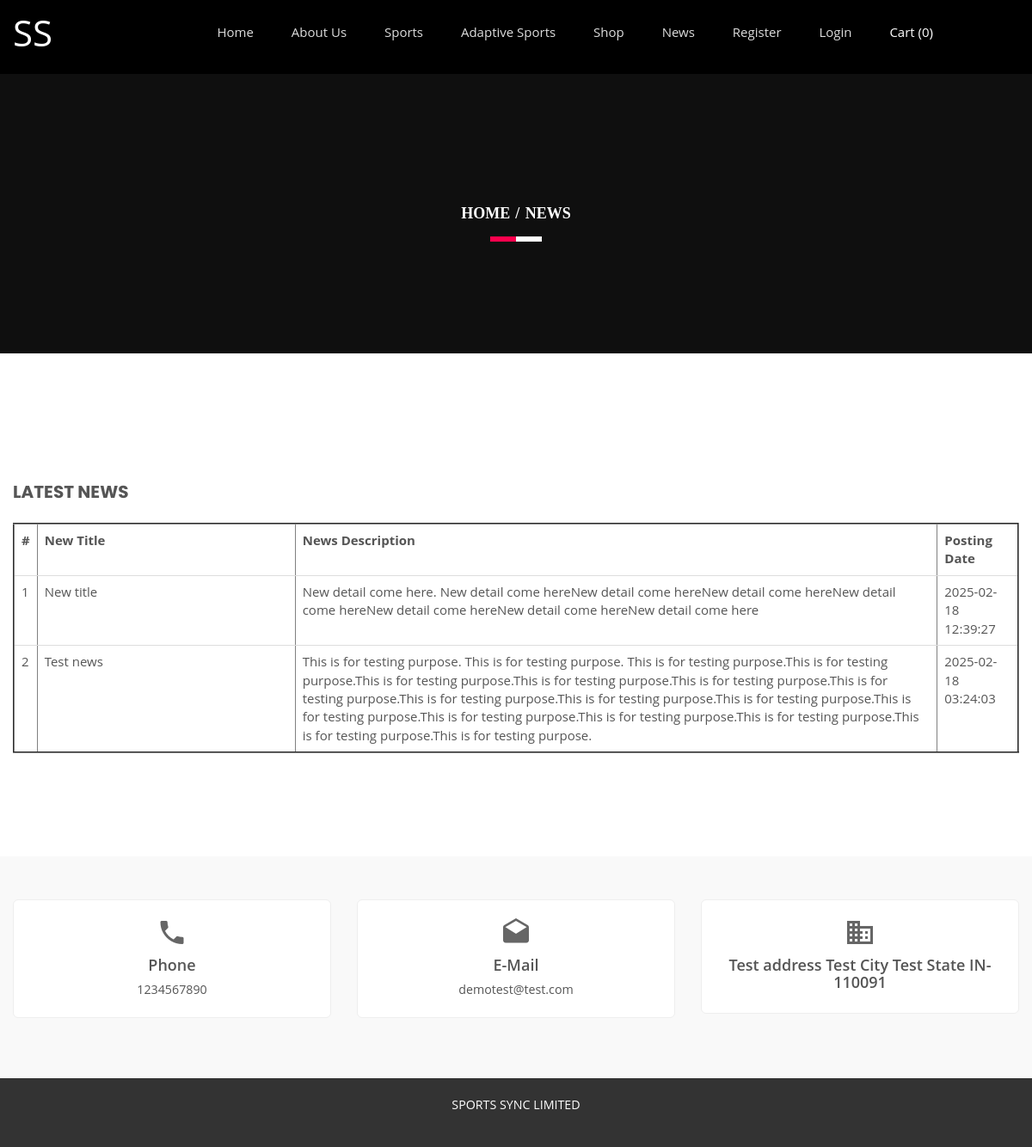
Screenshot of /SportsClubCode/news.php with the database file from the repository.
### tables this page shows
CREATE TABLE `tblgenralsettings` (
  `id` int(11) NOT NULL,
  `SiteName` varchar(200) DEFAULT NULL,
  `PhoneNumber` bigint(12) DEFAULT NULL,
  `EmailId` varchar(255) DEFAULT NULL,
  `address` mediumtext DEFAULT NULL,
  `footercontent` mediumtext DEFAULT NULL,
  `LastUpdationDate` timestamp NULL DEFAULT NULL ON UPDATE current_timestamp()
);

CREATE TABLE `tblnews` (
  `id` int(11) NOT NULL,
  `NewsTitle` varchar(255) DEFAULT NULL,
  `NewsDetails` mediumtext DEFAULT NULL,
  `PostingDate` timestamp NULL DEFAULT current_timestamp(),
  `LastUpdationDate` timestamp NULL DEFAULT NULL ON UPDATE current_timestamp()
);

### SportsClubCode/news.php (the view, shortened to what this page needs)
<?php
include('includes/config.php');
?>
<!doctype html>
<html class="no-js" lang="en">
    <head>
        <link rel="stylesheet" href="css/bootstrap.min.css">
        <link rel="stylesheet" href="css/animate.css">
        <link rel="stylesheet" href="css/meanmenu.min.css">
        <link rel="stylesheet" href="css/owl.carousel.css">
        <link rel="stylesheet" href="css/icofont.css">
        <link rel="stylesheet" href="css/nivo-slider.css">
        <link rel="stylesheet" href="css/animate-text.css">
        <link rel="stylesheet" href="css/material-design-iconic-font.min.css">
		<link rel="stylesheet" href="style.css">
        <link rel="stylesheet" href="css/responsive.css">
		<link href="css/color/skin-default.css" rel="stylesheet">
    </head>
    <body>
         <div class="wrapper single-blog">
           <div id="home" class="header-slider-area">
                   <?php include_once('includes/header.php');?>
            </div>
            <div class="breadcumb-area bg-overlay"
            style="background: #333;
            background-image: none;">
                <div class="container">
                    <ol class="breadcrumb">
                        <li><a href="index.html">Home</a></li>
                        <li class="active">News</li>
                    </ol>
                </div>
            </div>
            <div class="single-blog-area ptb100 fix">
               <div class="container">
                   <div class="row">
                       <div class="col-md-12 col-sm-7">
                           <div class="single-blog-body">
                                <div class="Leave-your-thought mt50">
                                    <h3 class="aside-title uppercase">Latest News</h3>
                                    <div class="row">
                                        <form name="signin" method="post">
                                            <div class="col-md-12 col-sm-6 col-xs-12 lyt-left">
<table border="2" class="table">
 <?php   $sql = "SELECT NewsTitle,NewsDetails,PostingDate from tblnews order by id desc ";
$query = $dbh -> prepare($sql);
$query->execute();
$results=$query->fetchAll(PDO::FETCH_OBJ);
$cnt=1;
if($query->rowCount() > 0)
{ ?>
<tr>
<th>#</th>
<th>New Title</th>
<th>News Description</th>
<th>Posting Date</th>
</tr>
<?php
foreach($results as $row)
{ ?>
<tr>
<td><?php echo htmlentities($cnt);?></td>
<td width="300"><?php echo htmlentities($row->NewsTitle);?></td>
<td><?php echo htmlentities($row->NewsDetails);?></td>
<td><?php echo htmlentities($row->PostingDate);?></td>
</tr>
<?php $cnt++;
}} else {?>
    <tr>
        <th colspan="5" style="color:red; text-align:center;">No Record found</th>
    </tr>
<?php } ?>
</table>
                                            </div>
</div>
                                    </div>
                                </div>
                           </div>
                       </div>
               </div>
           </div>
         </div>
                 <?php include_once('includes/footer.php');?>
         </div>
    </body>
</html>

### SportsClubCode/includes/header.php (shortened to what this page needs)
<?php
$cartCount = 0;
$ret = "SELECT SiteName FROM tblgenralsettings";
$querys = $dbh->prepare($ret);
$querys->execute();
$resultss = $querys->fetchAll(PDO::FETCH_OBJ);
?>
<?php if ($querys->rowCount() > 0) {
    foreach ($resultss as $rows) { ?>
<div id="home" class="header-slider-area">
    <div class="header-area header-2">
        <div id="sticker" class="logo-menu-area header-area-2">
            <div class="container hidden-xs">
                <div class="row">
                    <div class="col-md-2 col-sm-3">
                        <div class="logo">
                            <a href="index.php" style="font-size:42px; color:#fff">
                                <?php echo htmlentities($rows->SiteName); ?>
                            </a>
                        </div>
                    </div>
                    <div class="col-md-9 col-sm-9">
                        <div class="main-menu text-right">
                            <nav>
                                <ul id="nav">
                                    <li><a class="smooth-scroll" href="index.php">Home</a></li>
                                    <li class="dropdown">
                                        <a href="about-us.php">About Us</a>
                                    </li>
                                    <li class="dropdown">
                                        <a href="about-us.php">Sports</a>
                                    </li>
                                    <li class="dropdown">
                                        <a href="#">Adaptive Sports</a>
                                    </li>
                                    <li class="dropdown">
                                        <a href="#">Shop</a>
                                    </li>
                                    <li><a class="smooth-scroll" href="news.php">News</a></li>
                                    <?php if (empty($_SESSION['usrid'])) { ?>
                                        <li class="dropdown">
                                            <a href="#">Register</a>
                                        </li>
                                        <li><a class="smooth-scroll" href="signin.php">Login</a></li>
                                    <?php } else { ?>
                                        <li><a class="smooth-scroll" href="profile.php">My Account</a></li>
                                    <?php } ?>
                                    <li style="margin-left: auto; color:#fff;">
                                        <a class="smooth-scroll" href="my-cart.php" style="color:#fff;">
                                            Cart (<?php echo $cartCount; ?>)
                                        </a>
                                    </li>
                                </ul>
                            </nav>
                        </div>
                    </div>
                </div>
            </div>
        </div>
</div>
<?php
    }
}
?>

### SportsClubCode/includes/footer.php (shortened to what this page needs)
<?php
$ret = "Select  PhoneNumber,address,EmailId,footercontent from tblgenralsettings ";
$querys = $dbh -> prepare($ret);
$querys->execute();
$resultss=$querys->fetchAll(PDO::FETCH_OBJ);
if($querys->rowCount() > 0)
{
foreach($resultss as $rows)
{ ?>
 <div class="information-area off-white ptb100">
                    <div class="container">
                        <div class="row">
                            <div class="col-md-4 col-sm-3 col-xs-12">
                                <div class="single-information text-center">
                                    <div class="info-icon">
                                        <i class="zmdi zmdi-phone"></i>
                                    </div>
                                    <h4>Phone</h4>
                                    <p><?php echo htmlentities($rows->PhoneNumber);?></p>
                                </div>
                            </div>
                            <div class="col-md-4 col-sm-3 col-xs-12">
                                <div class="single-information text-center">
                                    <div class="info-icon">
                                        <i class="zmdi zmdi-email-open"></i>
                                    </div>
                                    <h4>E-Mail</h4>
                                    <p><a href="mailto:company@email.com"><?php echo htmlentities($rows->EmailId);?></a></p>
                                </div>
                            </div>
                            <div class="col-md-4 col-sm-3 col-xs-12">
                                <div class="single-information text-center">
                                    <div class="info-icon">
                                        <i class="zmdi zmdi-city-alt"></i>
                                    </div>
                                    <h4><?php echo htmlentities($rows->address);?></h4>
                                </div>
                            </div>
                        </div>
                    </div>
                </div>
            <div class="footer-area" align="center">
                <div class="container">
                    <div class="row">
                        <div class="col-md-12 col-sm-6 col-xs-12">
                            <div class="social-area">
                             <?php echo htmlentities($rows->footercontent);?>
                            </div>
                        </div>
                    </div>
                </div>
            </div>
            <?php }} ?>

### SportsClubCode/style.css (style rules this page uses)
.container { width: 1200px }
html, body { height: 100%; font-family: 'Montserrat', sans-serif; font-size: 15px; color: #555; line-height: 25px; }
.fix { overflow: hidden }
p { margin: 0 0 15px }
h1, h2, h3, h4, h5, h6 { margin: 0 0 10px }
a { -webkit-transition: all 0.3s ease 0s; transition: all 0.3s ease 0s; text-decoration: none; color: #555; }
ul { list-style: outside none none; margin: 0; padding: 0; }
body { margin: 0; padding-top: 0; font-family: 'Open Sans', sans-serif; }
.mt50 { margin-top: 50px }
.ptb100 { padding: 100px 0 }
.uppercase { text-transform: uppercase }
.off-white { background: #f9f9f9 }
.wrapper { background: #fff }
ul li { display: inline-block }
.main-menu ul li a { color: #ddd }
.logo-menu-area { padding: 35px 0 }
.main-menu ul li { margin-right: 40px }
.main-menu ul li:last-child { margin: 0 }
.header-area { left: 0; position: absolute; top: 0; width: 100%; z-index: 999; }
.header-slider-area { position: relative }
.bg-overlay { position: relative; z-index: 1; }
.bg-overlay:before { background: #000 none repeat scroll 0 0; content: ""; height: 100%; left: 0; opacity: 0.85; filter: opacity(1) "progid:DXImageTransform.Microsoft.Alpha(Opacity=85)"; position: absolute; top: 0; width: 100%; z-index: -1; }
.breadcumb-area.bg-overlay:before { opacity: 0.7; filter: opacity(1) "progid:DXImageTransform.Microsoft.Alpha(Opacity=70)"; }
.info-icon { font-size: 40px; margin-bottom: 10px; }
.single-information > p { margin-bottom: 5px }
.single-information p:last-child { margin: 0 }
.footer-area { background: #1b1b1b none repeat scroll 0 0; height: 80px; line-height: 78px; }
.header-2 { background: #000 none repeat scroll 0 0; position: static; }
.breadcumb-area { background: rgba(0, 0, 0, 0) url("img/bg.png") repeat scroll 0 0; padding: 150px 0; text-align: center; }
.breadcrumb { background-color: transparent; border-radius: 0; list-style: outside none none; margin-bottom: 0; padding: 0; position: relative; }
.breadcrumb > li + li:before { color: #fff; font-weight: 700; padding: 0 2px; }
.breadcrumb a, .breadcrumb li.active { color: #fff }
.breadcrumb li { font-family: popins; font-size: 18px; font-weight: 700; text-transform: uppercase; }
.breadcrumb:before, .breadcrumb:after { background: #fff none repeat scroll 0 0; bottom: -20px; content: ""; height: 6px; left: 50%; position: absolute; -webkit-transform: translateX(-50%); transform: translateX(-50%); width: 60px; }
.breadcrumb:after { background: #ff004d none repeat scroll 0 0; -webkit-transform: translateX(-100%); transform: translateX(-100%); width: 30px; }
.aside-title { font-family: Poppins; font-size: 20px; font-weight: 700; margin-bottom: 25px; }
#sticker { right: 0; left: 0; }

### SportsClubCode/css/responsive.css (style rules this page uses)
@media (min-width: 1170px) and (max-width: 1400px) { .logo-menu-area { padding: 25px 0; } }

### SportsClubCode/css/color/skin-default.css (style rules this page uses)
.breadcrumb::after { background: #ff004d none repeat scroll 0 0; }

### SportsClubCode/includes/header.php (style rules this page uses)
.dropdown { position: relative; }

### SportsClubCode/includes/footer.php (style rules this page uses)
.information-area.off-white { background: #f9f9f9; padding-top: 50px; padding-bottom: 50px; }
.single-information { background: #fff; border: 1px solid #eee; border-radius: 6px; margin-bottom: 20px; padding: 20px; transition: box-shadow 0.3s ease, transform 0.3s ease; }
.single-information.text-center .info-icon { font-size: 36px; color: #666; margin-bottom: 10px; }
.single-information h4 { margin: 0 0 5px 0; font-weight: 600; }
.single-information p, .single-information a { color: #555; font-size: 0.95rem; }
.footer-area { background: #333; color: #fff; padding: 20px 0; text-align: center; }
.footer-area .social-area { font-size: 0.95rem; line-height: 1.6; color: #fff; }

### rows the page displays
tblgenralsettings: SiteName "SS", PhoneNumber "1234567890", EmailId "demotest@test.com", address "Test address Test City Test State IN-110091", footercontent "SPORTS SYNC LIMITED"
tblnews: NewsTitle "New title", NewsDetails "New detail come here. New detail come hereNew detail come hereNew detail come hereNew detail come hereNew detail come hereNew detail come hereNew detail come here", PostingDate "2025-02-18 12:39:27"
tblnews: NewsTitle "Test news", NewsDetails "This is for testing purpose. This is for testing purpose. This is for testing purpose.This is for testing purpose.This is for testing purpose.This is for testing purpose.This is for testing purpose.This is for testing purpose.This is for testing purpose.This is for testing purpose.This is for testing purpose.This is for testing purpose.This is for testing purpose.This is for testing purpose.This is for testing purpose.This is for testing purpose.This is for testing purpose.", PostingDate "2025-02-18 03:24:03"
